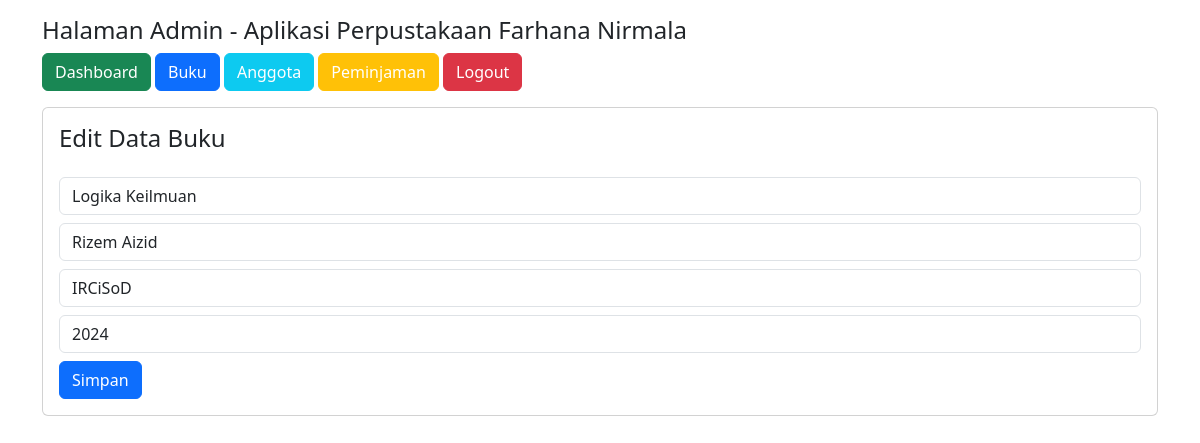
The app's page /admin/dashboard.php?halaman=edit_buku&id=4 with its own data.
### tables this page shows
CREATE TABLE `buku` (
  `id_buku` int(11) NOT NULL,
  `judul_buku` varchar(100) NOT NULL,
  `pengarang` varchar(100) NOT NULL,
  `penerbit` varchar(100) NOT NULL,
  `tahun_terbit` year(4) NOT NULL,
  `status` enum('tersedia','tidak') NOT NULL
);

### admin/edit_buku.php (the view, shortened to what this page needs)
<?php
include '../koneksi.php';
$id = isset($_GET['id']) ? (int)$_GET['id'] : 0;
$query_buku = mysqli_query($koneksi, "SELECT * FROM buku WHERE id_buku=$id");
$data_buku = mysqli_fetch_assoc($query_buku);
?>
<h4>Edit Data Buku</h4>
<form action="?halaman=edit_buku&id=<?= $id ?>" method="post" class="mt-3">
    <input value="<?= $data_buku['judul_buku'] ?>" type="text" name="judul_buku" class="form-control mb-2" placeholder="Judul buku" required>
    <input value="<?= $data_buku['pengarang'] ?>" type="text" name="pengarang" class="form-control mb-2" placeholder="Pengarang" required>
    <input value="<?= $data_buku['penerbit'] ?>" type="text" name="penerbit" class="form-control mb-2" placeholder="Penerbit" required>
    <input value="<?= $data_buku['tahun_terbit'] ?>" type="number" maxlength="4" name="tahun_terbit" class="form-control mb-2" placeholder="Tahun Terbit">
    <button name="tombol" type="submit" class="btn btn-primary">Simpan</button>
</form>

### records on screen
buku: judul_buku "Logika Keilmuan", pengarang "Rizem Aizid", penerbit "IRCiSoD", tahun_terbit "2024"
